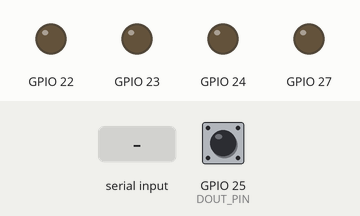
The program below on a simulated Raspberry Pi (BCM pin numbers). Parts: output pins drawn as LEDs (lit = HIGH). The test bench sets the inputs (shaded band); at power-on: GPIO 25 (DOUT_PIN) LOW. The clock reads 2024-03-15 10:24:30 at power-on unless the program sets it; library files of the repository ran but are not shown: sx126x.py; what the program prints to the terminal is not drawn.

Above: at 4.2 s.
4.3 s: GPIO 25 (DOUT_PIN) pulled HIGH for 0.15 s
At 5.6 s:
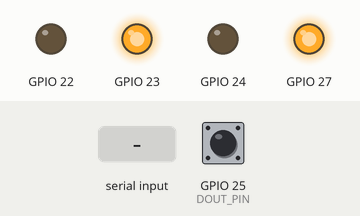
At 7.36 s:
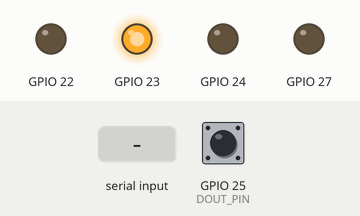
10.4 s: "command\n" received over the second serial link
At 13.4 s:
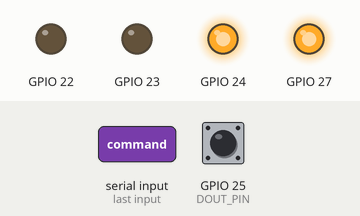
Timing chart, 0 to 19.4 s (numbered marks = the images above; inputs shaded):
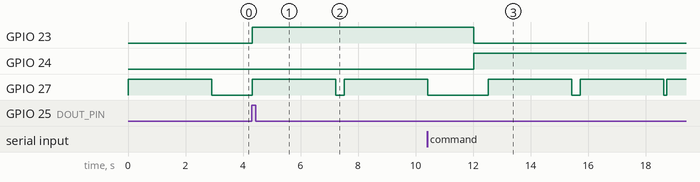

The program:

motor-complete.py
```python
import sys
import sx126x
import time
import json
import RPi.GPIO as GPIO
import os

# GPIO Setup
GPIO.setmode(GPIO.BCM)
GPIO.setup(23, GPIO.OUT)  # Relay ON
GPIO.setup(24, GPIO.OUT)  # Relay OFF
GPIO.setup(25, GPIO.IN, pull_up_down=GPIO.PUD_DOWN)  # Sensor Input

# Initial States
GPIO.output(23, GPIO.LOW)
GPIO.output(24, GPIO.LOW)
DOUT_PIN = 25
current_address = 30
target_address = 0
prev_state = "OFF"
on_from_remote = False

# Noise Filtering Variables
stable_zero_count = 0
ZERO_THRESHOLD = 20

# Initialize LoRa
node = sx126x.sx126x(serial_num="/dev/ttyS0", freq=433, addr=current_address, power=22, rssi=False)

def send_command(command, target_address):
    """Sends a command."""
    message = json.dumps({"command": command, "time": time.strftime("%Y-%m-%d %H:%M:%S")})
    original_address = node.addr
    node.set(node.freq, target_address, node.power, node.rssi)
    node.send(message)
    node.set(node.freq, original_address, node.power, node.rssi)
    print(f"Command '{command}' sent to {target_address}.")

def send_reply(message, target_address):
    """Sends a reply."""
    reply_message = json.dumps({"reply": message, "time": time.strftime("%Y-%m-%d %H:%M:%S")})
    original_address = node.addr
    node.set(node.freq, target_address, node.power, node.rssi)
    node.send(reply_message)
    node.set(node.freq, original_address, node.power, node.rssi)
    print(f"Reply '{message}' sent to {target_address}.")

try:
    while True:
        # **Receive and Process LoRa Data**
        received_data = node.receive()
        if received_data:
            print(f"Received raw data: {received_data}")  # Debugging Log
            try:
                received_json = json.loads(received_data)
                command = received_json.get("command", "")

                if command == "ON":
                    GPIO.output(24, GPIO.LOW)   # Turn OFF relay 24
                    GPIO.output(23, GPIO.HIGH)  # Turn ON relay 23
                    send_reply("Motor on", target_address)
                    on_from_remote = True
                    prev_state = "ON"
                    stable_zero_count = 0  # Reset counter

                elif command == "OFF":
                    GPIO.output(23, GPIO.LOW)   # Turn OFF relay 23
                    GPIO.output(24, GPIO.HIGH)  # Turn ON relay 24
                    time.sleep(0.5)
                    send_reply("Motor off", target_address)
                    on_from_remote = False
                    prev_state = "OFF"
                    stable_zero_count = 0  # Reset counter

                elif command == "STATUS":
                    status = "ON" if GPIO.input(23) else "OFF"
                    send_reply(f"Motor is {status}", target_address)

                else:
                    send_reply("Unknown command", target_address)

            except json.JSONDecodeError:
                print(f"Received non-JSON data: {received_data}")

        # **Noise Filtering Logic for Motor Control**
        current_signal = GPIO.input(DOUT_PIN)
        print(f"Stable Zero Count: {stable_zero_count}")

        if current_signal:  # If sensor detects current
            print(f"On Detected: {current_signal}")
            stable_zero_count = 0  # Reset counter
            if prev_state == "OFF":
                GPIO.output(24, GPIO.LOW)   # Turn OFF relay 24
                GPIO.output(23, GPIO.HIGH)  # Turn ON relay 23
                send_command("ON", target_address)
                prev_state = "ON"

        else:  # Possible OFF condition
            stable_zero_count += 1

            if stable_zero_count >= ZERO_THRESHOLD and prev_state == "ON":
                GPIO.output(23, GPIO.LOW)   # Turn OFF relay 23
                GPIO.output(24, GPIO.HIGH)  # Turn ON relay 24
                time.sleep(0.5)
                send_reply("Motor off", target_address)
                send_command("OFF", target_address)
                prev_state = "OFF"
                stable_zero_count = 0  # Reset counter

        time.sleep(0.05)  # Reduce CPU usage

except KeyboardInterrupt:
    GPIO.cleanup()
    print("Program terminated.")
```

Measured:
- after the input at 4.3 s, GPIO 23: LOW → HIGH at once; GPIO 27: LOW → HIGH at once, → LOW 2.9 s later, → HIGH 0.30 s later
- after the input at 10.4 s, GPIO 23: HIGH → LOW after 1.6 s instead of 1.1 s; GPIO 24: LOW → HIGH after 1.6 s instead of 1.1 s
